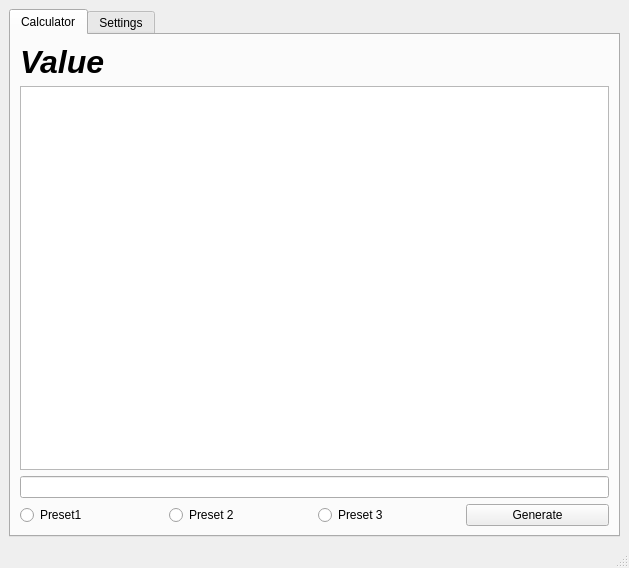
<?xml version="1.0" encoding="UTF-8"?>
<ui version="4.0">
 <class>MainWindow</class>
 <widget class="QMainWindow" name="MainWindow">
  <property name="geometry">
   <rect>
    <x>0</x>
    <y>0</y>
    <width>629</width>
    <height>568</height>
   </rect>
  </property>
  <property name="windowTitle">
   <string>Abjid</string>
  </property>
  <widget class="QWidget" name="centralwidget">
   <layout class="QGridLayout" name="gridLayout_2">
    <item row="0" column="0">
     <layout class="QGridLayout" name="gridLayout">
      <item row="0" column="1">
       <widget class="QTabWidget" name="tabWidget">
        <property name="currentIndex">
         <number>0</number>
        </property>
        <widget class="QWidget" name="tab">
         <property name="focusPolicy">
          <enum>Qt::TabFocus</enum>
         </property>
         <attribute name="title">
          <string>Calculator</string>
         </attribute>
         <layout class="QGridLayout" name="gridLayout_3">
          <item row="0" column="0">
           <layout class="QVBoxLayout" name="verticalLayout">
            <item>
             <widget class="QLabel" name="Answer_label">
              <property name="font">
               <font>
                <pointsize>24</pointsize>
                <weight>75</weight>
                <italic>true</italic>
                <bold>true</bold>
               </font>
              </property>
              <property name="text">
               <string>Value </string>
              </property>
             </widget>
            </item>
           </layout>
          </item>
          <item row="1" column="0">
           <widget class="QPlainTextEdit" name="plainTextEdit">
            <property name="font">
             <font>
              <pointsize>12</pointsize>
              <weight>75</weight>
              <italic>true</italic>
              <bold>true</bold>
             </font>
            </property>
           </widget>
          </item>
          <item row="3" column="0">
           <layout class="QHBoxLayout" name="horizontalLayout"/>
          </item>
          <item row="4" column="0">
           <layout class="QVBoxLayout" name="verticalLayout_2"/>
          </item>
          <item row="5" column="0">
           <layout class="QHBoxLayout" name="horizontalLayout_2">
            <item>
             <widget class="QRadioButton" name="radioButton">
              <property name="text">
               <string>Preset1 </string>
              </property>
             </widget>
            </item>
            <item>
             <widget class="QRadioButton" name="radioButton_2">
              <property name="text">
               <string>Preset 2</string>
              </property>
             </widget>
            </item>
            <item>
             <widget class="QRadioButton" name="radioButton_3">
              <property name="text">
               <string>Preset 3</string>
              </property>
             </widget>
            </item>
            <item>
             <widget class="QPushButton" name="Generate_btn">
              <property name="text">
               <string>Generate</string>
              </property>
             </widget>
            </item>
           </layout>
          </item>
          <item row="2" column="0">
           <widget class="QLineEdit" name="lineEdit"/>
          </item>
         </layout>
        </widget>
        <widget class="QWidget" name="tab_2">
         <attribute name="title">
          <string>Settings</string>
         </attribute>
         <widget class="QWidget" name="horizontalLayoutWidget_3">
          <property name="geometry">
           <rect>
            <x>0</x>
            <y>0</y>
            <width>451</width>
            <height>51</height>
           </rect>
          </property>
          <layout class="QHBoxLayout" name="horizontalLayout_3">
           <item>
            <widget class="QRadioButton" name="radioButton_4">
             <property name="text">
              <string>Preset 1</string>
             </property>
            </widget>
           </item>
           <item>
            <widget class="QRadioButton" name="radioButton_5">
             <property name="text">
              <string>Preset 2</string>
             </property>
            </widget>
           </item>
           <item>
            <widget class="QRadioButton" name="radioButton_6">
             <property name="text">
              <string>Preset 3</string>
             </property>
            </widget>
           </item>
          </layout>
         </widget>
         <widget class="QWidget" name="formLayoutWidget">
          <property name="geometry">
           <rect>
            <x>390</x>
            <y>150</y>
            <width>160</width>
            <height>71</height>
           </rect>
          </property>
          <layout class="QFormLayout" name="formLayout">
           <item row="0" column="0">
            <widget class="QLabel" name="letterLabel">
             <property name="text">
              <string>letter</string>
             </property>
            </widget>
           </item>
           <item row="0" column="1">
            <widget class="QLineEdit" name="letterLineEdit"/>
           </item>
           <item row="1" column="0">
            <widget class="QLabel" name="valueLabel">
             <property name="text">
              <string>value</string>
             </property>
            </widget>
           </item>
           <item row="1" column="1">
            <widget class="QLineEdit" name="valueLineEdit"/>
           </item>
          </layout>
         </widget>
         <widget class="QWidget" name="verticalLayoutWidget">
          <property name="geometry">
           <rect>
            <x>450</x>
            <y>370</y>
            <width>160</width>
            <height>101</height>
           </rect>
          </property>
          <layout class="QVBoxLayout" name="verticalLayout_3">
           <item>
            <widget class="QPushButton" name="pushButton_2">
             <property name="text">
              <string>Add Value </string>
             </property>
            </widget>
           </item>
           <item>
            <widget class="QPushButton" name="pushButton">
             <property name="text">
              <string>Save</string>
             </property>
            </widget>
           </item>
          </layout>
         </widget>
         <widget class="QWidget" name="formLayoutWidget_2">
          <property name="geometry">
           <rect>
            <x>0</x>
            <y>50</y>
            <width>301</width>
            <height>421</height>
           </rect>
          </property>
          <layout class="QFormLayout" name="formLayout_2">
           <item row="0" column="0">
            <widget class="QLabel" name="aaaaaaLabel">
             <property name="text">
              <string>aaaaaa</string>
             </property>
            </widget>
           </item>
           <item row="0" column="1">
            <widget class="QLineEdit" name="aaaaaaLineEdit"/>
           </item>
           <item row="1" column="0">
            <widget class="QLabel" name="bbbbbbLabel">
             <property name="text">
              <string>bbbbbb</string>
             </property>
            </widget>
           </item>
           <item row="1" column="1">
            <widget class="QLineEdit" name="bbbbbbLineEdit"/>
           </item>
          </layout>
         </widget>
        </widget>
       </widget>
      </item>
     </layout>
    </item>
   </layout>
  </widget>
  <widget class="QMenuBar" name="menubar">
   <property name="geometry">
    <rect>
     <x>0</x>
     <y>0</y>
     <width>629</width>
     <height>25</height>
    </rect>
   </property>
  </widget>
  <widget class="QStatusBar" name="statusbar"/>
 </widget>
 <tabstops>
  <tabstop>plainTextEdit</tabstop>
  <tabstop>radioButton</tabstop>
  <tabstop>radioButton_2</tabstop>
  <tabstop>radioButton_3</tabstop>
  <tabstop>Generate_btn</tabstop>
  <tabstop>radioButton_4</tabstop>
  <tabstop>radioButton_5</tabstop>
  <tabstop>radioButton_6</tabstop>
 </tabstops>
 <resources/>
 <connections/>
</ui>
